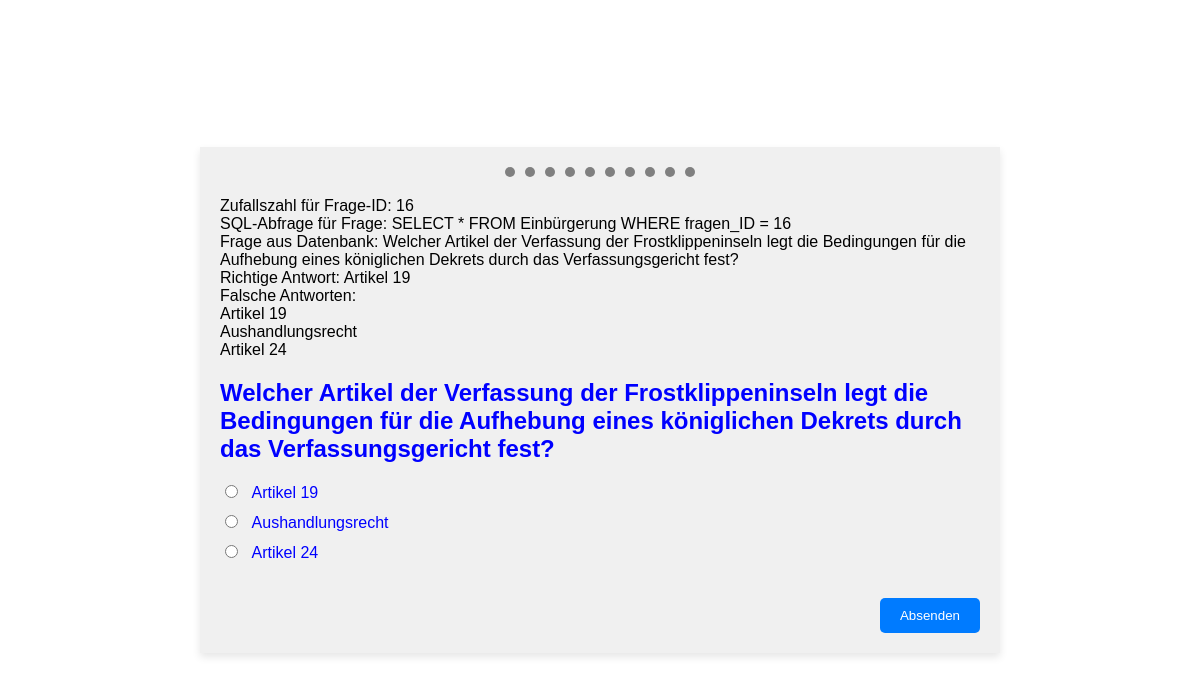
Screenshot of /pages/quiz.php with the database file from the repository.
### tables this page shows
CREATE TABLE `Antworten` (
  `antwort_ID` int(11) NOT NULL,
  `fragen_ID` int(11) DEFAULT NULL,
  `antwort` text NOT NULL,
  `ist_richtig` tinyint(1) NOT NULL
);

### pages/quiz.php (the view, shortened to what this page needs)
<!DOCTYPE html>
<html lang="de">
<head>
</head>
<body>
    <div class="container">
        <div class="points">
            <div class="point"></div>
            <div class="point"></div>
            <div class="point"></div>
            <div class="point"></div>
            <div class="point"></div>
            <div class="point"></div>
            <div class="point"></div>
            <div class="point"></div>
            <div class="point"></div>
            <div class="point"></div>
        </div>
        <?php
    $conn = DBConn::getConn();
    $randomQuestionID = mt_rand(1, 20);
    echo "Zufallszahl für Frage-ID: " . $randomQuestionID . "<br>";
    $sql_question = "SELECT * FROM Einbürgerung WHERE fragen_ID = $randomQuestionID";
    $result_question = $conn->query($sql_question);
    echo "SQL-Abfrage für Frage: " . $sql_question . "<br>";
    if ($result_question->num_rows > 0) {
        $row_question = $result_question->fetch_assoc();
        $sql_correct_answer = "SELECT Antwort FROM Antworten WHERE fragen_ID = $randomQuestionID AND ist_richtig = 1";
        $result_correct_answer = $conn->query($sql_correct_answer);
        echo "Frage aus Datenbank: " . $row_question["frage"] . "<br>";
        $answers = array();
        if ($result_correct_answer->num_rows > 0) {
            $row_correct_answer = $result_correct_answer->fetch_assoc();
            $answers[] = $row_correct_answer['Antwort'];
        }
        $sql_wrong_answers = "SELECT Antwort FROM Antworten WHERE fragen_ID != $randomQuestionID ORDER BY RAND() LIMIT 2";
        $result_wrong_answers = $conn->query($sql_wrong_answers);
        if ($result_wrong_answers->num_rows > 0) {
            while ($row_wrong_answer = $result_wrong_answers->fetch_assoc()) {
                $answers[] = $row_wrong_answer['Antwort'];
            }
        }
        shuffle($answers);
        echo "Richtige Antwort: " . $row_correct_answer['Antwort'] . "<br>";
        echo "Falsche Antworten: <br>";
        foreach ($answers as $answer) {
            echo $answer . "<br>";
        }
        echo '<div class="question">';
        echo '<h2>' . $row_question["frage"] . '</h2>';
        echo '<ul class="answers">';
        foreach ($answers as $answer) {
            echo '<li><label><input type="radio" name="answer" value="' . $answer . '"> ' . $answer . '</label></li>';
        }
        echo '</ul>';
        echo '</div>';
    } else {
        echo "Frage nicht gefunden.";
    }
?>
        <div class="submit-container">
            <button class="submit-btn" onclick="submitAnswer()">Absenden</button>
        </div>
    </div>
</body>
</html>

### pages/quiz.php (style rules this page uses)
body { font-family: Arial, sans-serif; background-color: #ffffff; margin: 0; padding: 0; display: flex; justify-content: center; align-items: center; height: 100vh; }
.container { background-color: #f0f0f0; box-shadow: 0 4px 8px rgba(0, 0, 0, 0.1); padding: 20px; width: 90%; max-width: 800px; display: flex; flex-direction: column; justify-content: space-between; box-sizing: border-box; }
.points { display: flex; justify-content: center; margin-bottom: 20px; }
.point { width: 10px; height: 10px; margin: 0 5px; background-color: gray; border-radius: 50%; }
.question { margin-bottom: 20px; color: blue; text-align: left; }
.answers { list-style-type: none; padding: 0; text-align: left; }
.answers li { margin: 10px 0; }
.answers input[type="radio"] { margin-right: 10px; }
.submit-container { display: flex; justify-content: flex-end; }
.submit-btn, .submit-all-btn { background-color: #007BFF; color: white; padding: 10px 20px; border: none; border-radius: 5px; cursor: pointer; }

### rows the page displays
einbürgerung: frage "Welcher Artikel der Verfassung der Frostklippeninseln legt die Bedingungen für die Aufhebung eines königlichen Dekrets durch das Verfassungsgericht fest?"
antworten: antwort "Artikel 19"

### other values shown
$sql_question "SELECT * FROM Einbürgerung WHERE fragen_ID = 16"
$answer "Artikel 19"
$answer "Aushandlungsrecht"
$answer "Artikel 24"
